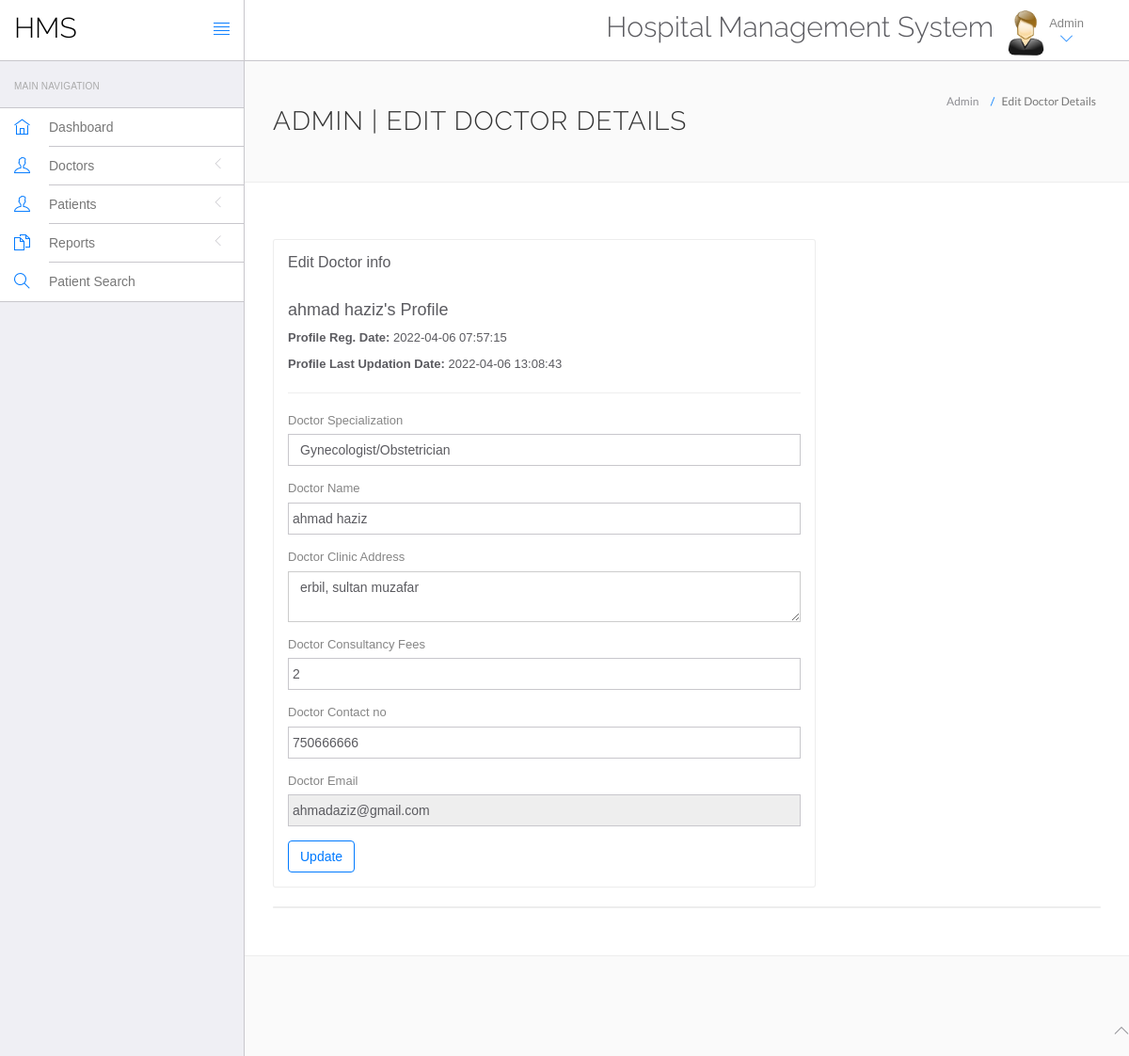
The page /admin/edit-doctor.php?id=10 (signed in) on the database its author committed.
### tables this page shows
CREATE TABLE `doctors` (
  `id` int(11) NOT NULL,
  `specilization` varchar(255) DEFAULT NULL,
  `doctorName` varchar(255) DEFAULT NULL,
  `address` longtext DEFAULT NULL,
  `docFees` varchar(255) DEFAULT NULL,
  `contactno` bigint(11) DEFAULT NULL,
  `docEmail` varchar(255) DEFAULT NULL,
  `password` varchar(255) DEFAULT NULL,
  `creationDate` timestamp NULL DEFAULT current_timestamp(),
  `updationDate` timestamp NULL DEFAULT NULL ON UPDATE current_timestamp()
);

### admin/edit-doctor.php (the view, shortened to what this page needs)
<?php
include('../connection/connect.php');
$did=intval($_GET['id']);
?>
<!DOCTYPE html>
<html lang="en">
	<head>
		<link rel="stylesheet" href="vendor/bootstrap/css/bootstrap.min.css">
		<link rel="stylesheet" href="vendor/fontawesome/css/font-awesome.min.css">
		<link rel="stylesheet" href="vendor/themify-icons/themify-icons.min.css">
		<link href="vendor/animate.css/animate.min.css" rel="stylesheet" media="screen">
		<link href="vendor/perfect-scrollbar/perfect-scrollbar.min.css" rel="stylesheet" media="screen">
		<link href="vendor/switchery/switchery.min.css" rel="stylesheet" media="screen">
		<link href="vendor/bootstrap-touchspin/jquery.bootstrap-touchspin.min.css" rel="stylesheet" media="screen">
		<link href="vendor/select2/select2.min.css" rel="stylesheet" media="screen">
		<link href="vendor/bootstrap-datepicker/bootstrap-datepicker3.standalone.min.css" rel="stylesheet" media="screen">
		<link href="vendor/bootstrap-timepicker/bootstrap-timepicker.min.css" rel="stylesheet" media="screen">
		<link rel="stylesheet" href="assets/css/styles.css">
		<link rel="stylesheet" href="assets/css/plugins.css">
		<link rel="stylesheet" href="assets/css/themes/theme-1.css" id="skin_color" />
	</head>
	<body>
		<div id="app">
<?php include('include/sidebar.php');?>
			<div class="app-content">
						<?php include('include/header.php');?>
				<div class="main-content" >
					<div class="wrap-content container" id="container">
						<section id="page-title">
							<div class="row">
								<div class="col-sm-8">
									<h1 class="mainTitle">Admin | Edit Doctor Details</h1>
																	</div>
								<ol class="breadcrumb">
									<li>
										<span>Admin</span>
									</li>
									<li class="active">
										<span>Edit Doctor Details</span>
									</li>
								</ol>
							</div>
						</section>
						<div class="container-fluid container-fullw bg-white">
							<div class="row">
								<div class="col-md-12">
									<div class="row margin-top-30">
										<div class="col-lg-8 col-md-12">
											<div class="panel panel-white">
												<div class="panel-heading">
													<h5 class="panel-title">Edit Doctor info</h5>
												</div>
												<div class="panel-body">
									<?php $sql=mysqli_query($con,"select * from doctors where id='$did'");
while($data=mysqli_fetch_array($sql))
{
?>
<h4><?php echo htmlentities($data['doctorName']);?>'s Profile</h4>
<p><b>Profile Reg. Date: </b><?php echo htmlentities($data['creationDate']);?></p>
<?php if($data['updationDate']){?>
<p><b>Profile Last Updation Date: </b><?php echo htmlentities($data['updationDate']);?></p>
<?php } ?>
<hr />
													<form role="form" name="adddoc" method="post" onSubmit="return valid();">
														<div class="form-group">
															<label for="DoctorSpecialization">
																Doctor Specialization
															</label>
							<select name="Doctorspecialization" class="form-control" required="required">
					<option value="<?php echo htmlentities($data['specilization']);?>">
					<?php echo htmlentities($data['specilization']);?></option>
															</select>
														</div>
<div class="form-group">
															<label for="doctorname">
																 Doctor Name
															</label>
	<input type="text" name="docname" class="form-control" value="<?php echo htmlentities($data['doctorName']);?>" >
														</div>
<div class="form-group">
															<label for="address">
																 Doctor Clinic Address
															</label>
					<textarea name="clinicaddress" class="form-control"><?php echo htmlentities($data['address']);?></textarea>
														</div>
<div class="form-group">
															<label for="fess">
																 Doctor Consultancy Fees
															</label>
		<input type="text" name="docfees" class="form-control" required="required"  value="<?php echo htmlentities($data['docFees']);?>" >
														</div>
<div class="form-group">
									<label for="fess">
																 Doctor Contact no
															</label>
					<input type="text" name="doccontact" class="form-control" required="required"  value="<?php echo htmlentities($data['contactno']);?>">
														</div>
<div class="form-group">
									<label for="fess">
																 Doctor Email
															</label>
					<input type="email" name="docemail" class="form-control"  readonly="readonly"  value="<?php echo htmlentities($data['docEmail']);?>">
														</div>
														<?php } ?>
														<button type="submit" name="submit" class="btn btn-o btn-primary">
															Update
														</button>
													</form>
												</div>
											</div>
										</div>
											</div>
										</div>
									<div class="col-lg-12 col-md-12">
											<div class="panel panel-white">
											</div>
										</div>
									</div>
								</div>
							</div>
						</div>
					</div>
				</div>
	<?php include('include/footer.php');?>
	</body>
</html>

### admin/assets/css/themes/theme-1.css (style rules this page uses)
body { background: #FAFAFA; }

### rows shown on the page
doctors: doctorName "ahmad haziz", creationDate "2022-04-06 07:57:15", updationDate "2022-04-06 13:08:43", Doctorspecialization "Gynecologist/Obstetrician", docname "ahmad haziz", clinicaddress "erbil, sultan muzafar", docfees "2", doccontact "750666666", docemail "ahmadaziz@gmail.com"
